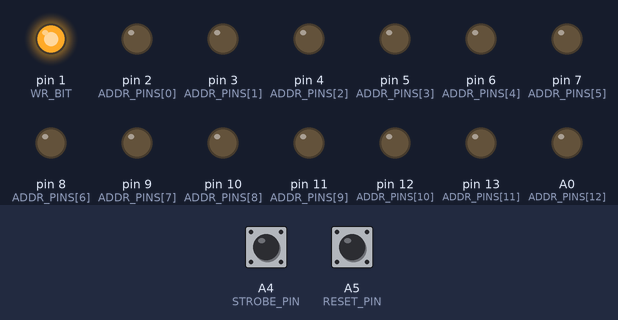
Recording of a sketch running on a simulated Arduino Nano, built with avr-gcc and run on an emulated ATmega328P. Parts: output pins drawn as LEDs (lit = HIGH). Dashed ring = blinking. The inputs (shaded band) are chosen by the test bench; at power-on: A4 (STROBE_PIN) LOW, A5 (RESET_PIN) LOW.

Above: at 1.2 s.
1.3 s: A4 (STROBE_PIN) driven HIGH
At 1.9 s:
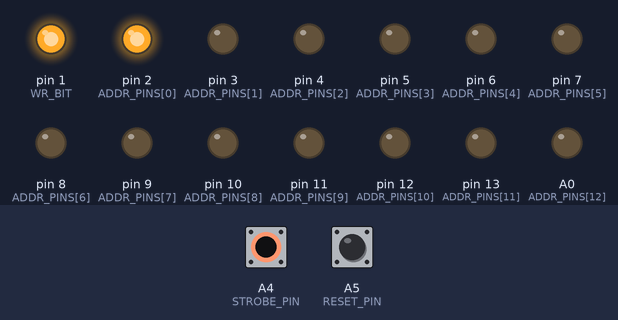
2.8 s: A5 (RESET_PIN) pulled HIGH for 0.15 s
At 3.1 s:
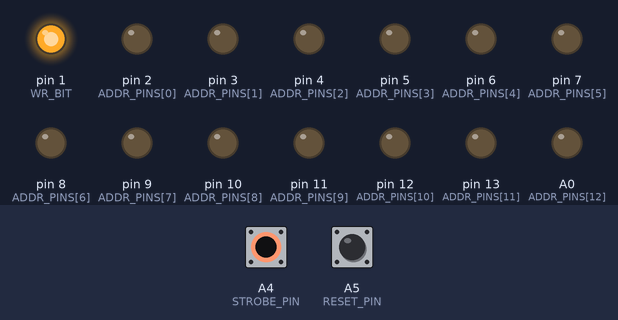
4.4 s: A4 (STROBE_PIN) pulsed LOW 5 times (0.12 s each, 0.3 s apart)
At 6.0 s:
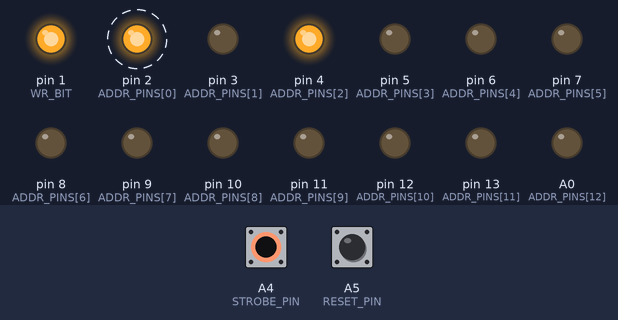
7.4 s: A5 (RESET_PIN) pulled HIGH for 1 s
At 7.8 s:
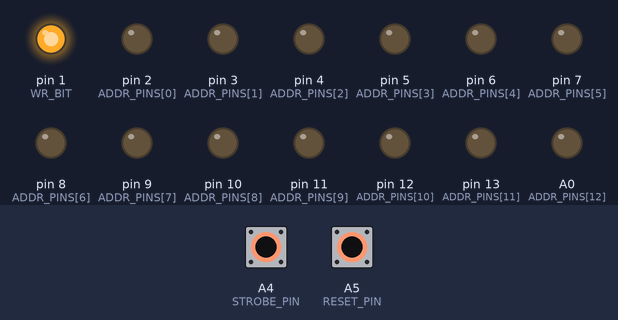
Timing chart, 0 to 10.4 s (numbered marks = the images above; inputs shaded):
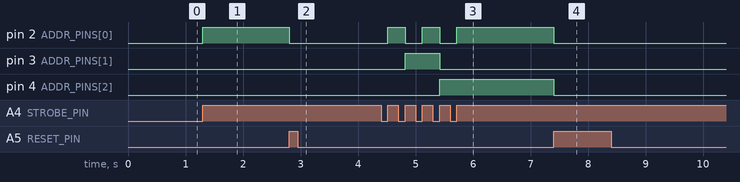

The sketch:

nano1_addr_low.ino
```cpp
// Nano-1: cart A0-A15 アドレス生成 ＋ /WR パルス出力
// STROBE(A4) の立ち上がりで16bitカウンタを+1し、A0-A15の16本に出力する。
// RESET(A5) の立ち上がりでカウンタを0に戻す。
//
// ポーリングでは取りこぼすのでピン変化割り込みを使う。
// ピン変化割り込みならエッジをハードウェアがラッチするので、
// 割り込みが少し遅れてもパルスを見逃さない。
//
// ■ ピン割り当てとポートの対応
//   A0-A5   -> D2-D7   = PORTD bit2-7
//   A6-A11  -> D8-D13  = PORTB bit0-5
//   A12-A15 -> A0-A3   = PORTC bit0-3
//   STROBE  -> A4      = PINC bit4 (PCINT12)
//   RESET   -> A5      = PINC bit5 (PCINT13)
//   **/WR   -> D1(PD1) = カート54番**        ← 2026-09-02 追加
//
// ■ なぜ D1 なのか
// Nano-1にはUSBを繋いでいないので D0/D1 が空いている。
// /WR はクロックではなく「書き込みの瞬間に1回LOWにする」だけの信号なので、
// タイマー出力を持たない PD1 でも足りる（PHI2はここでは作れない）。
//
// ■ 書き込み時の設定
//   Nano-1 は **atmega328old**（旧ブートローダ/57600bps）。2026-09-02 実測。
//   参考: Nano-2 は atmega328（新ブートローダ）、Nano-3 は atmega328old。
//     arduino-cli upload -p COM21 --fqbn arduino:avr:nano:cpu=atmega328old nano1_addr_low
//
// ■ **カセットを外してから書き込むこと**
// USBを挿すとブートローダがTXを喋る。/WR が繋がったままだと、そのビット列が
// そのまま書き込みパルスになる。**セーブデータが飛ぶ。** ソフトでは防げない。
//
// ■ 起動時にグリッチを出さない順序
//   PORTD |= _BV(PD1);   まず内蔵プルアップ。この時点で入力のまま弱くHIGH
//   DDRD  |= _BV(PD1);   それから出力。HIGHのまま切り替わる
// 逆順にすると、出力になった瞬間に一度LOWが出る。外付け抵抗の代わりになる。
//
// ■ 書き込みの指示をどう受けるか
// Nano-1はPCと通信できない。知っているのはSTROBEとRESETのパルスだけである。
// そこで**RESETのパルス幅**で意味を分ける。
//
//   **STROBE** の立ち上がり → 従来どおり addr++。その直後、STROBEがHIGHのままかを
//   ISR内で数え、長ければ /WR を1パルス出す。**アドレスは既に目的値になっている。**
//   RESETは従来どおり（手を入れない）。
//
//   書き込み手順:
//     RESET（短く）           addr = 0
//     STROBE × (A-1) 回（短く） addr = A-1
//     データバスに値を出す
//     STROBE × 1 回（長く）    addr = A になり、その状態で /WR が出る
//
//   **RESETの幅で判定する案は使えなかった。** リセット直後はアドレスが必ず0で、
//   アドレス0にしか書けない仕組みになる。
//
// 通常運用のRESETは digitalWrite の直後に戻すので数マイクロ秒しかない。
// 長いパルスは現れないので、取り違えない。
//
// ■ **一度ここで読み出しを壊した（2026-09-02）**
// 最初は「立ち上がりでは何もせず、立ち下がりで幅を見てリセットか/WRかを決める」
// 設計にした。アドレスを保ったまま書き込めるので綺麗だと思ったが、
// **リセットの実行が立ち下がりまで遅れる**ため、Nano-2がRESETを戻す前に
// STROBEを打つとアドレスがずれた。マリオRPGで **0/6**（変更前は10/20）。
//
// **既存の読み出しを壊さないことを最優先にする。**
// リセットは従来どおり立ち上がりで即実行し、/WR は立ち下がりで追加で出す。
// その結果 /WR パルスの前にカウンタは0になるので、
// **書き込み側はアドレスを毎回設定し直すこと。**

const uint8_t ADDR_PINS[16] = {2, 3, 4, 5, 6, 7, 8, 9, 10, 11, 12, 13, A0, A1, A2, A3};
const uint8_t STROBE_PIN = A4;
const uint8_t RESET_PIN = A5;

#define STROBE_BIT _BV(PC4)
#define RESET_BIT  _BV(PC5)
#define WR_BIT     _BV(PD1)      // カート54番 /WR

// これ以上RESETがHIGHなら「書き込み指示」とみなす。
// 通常のRESETパルスは数us。50usなら誤認しない。
// ISR内でSTROBEのHIGH保持を数える回数。1周は数命令。
//   160回 ≒ 50us  … これ以上なら「書き込み指示」
//   640回 ≒ 200us … 上限。異常に長い場合に抜けるため
const uint16_t WR_COUNT_MIN = 160;
const uint16_t WR_COUNT_MAX = 640;
// /WR をLOWに保つ幅は pulseWr() のNOP数で決める（約4us）。
// SRAMの書き込みパルスは普通100ns未満で足りるが、経路にNanoが挟まるので余裕を取る。

volatile uint16_t addr = 0;

// 16bitシフト(v>>6, v>>12)はAVRだと重いので、上位/下位バイトに分けて8bit演算だけで組む。
static inline void writeAddr(uint16_t v) {
  const uint8_t lo = (uint8_t)v;
  const uint8_t hi = (uint8_t)(v >> 8);
  // PORTD bit0,1 は RX/TX、PORTB bit6,7 は水晶、PORTC bit4,5 は入力なので保存する
  // **bit1 は /WR なので絶対に壊さない。** マスクは 0x03 のままでよい。
  PORTD = (PORTD & 0x03) | (uint8_t)(lo << 2);                        // A0-A5
  PORTB = (PORTB & 0xC0) | (uint8_t)((lo >> 6) | ((hi & 0x0F) << 2)); // A6-A11
  PORTC = (PORTC & 0xF0) | (uint8_t)(hi >> 4);                        // A12-A15
}

// /WR を1回だけLOWにする。定数ビットへの |= / &= は sbi/cbi 1命令になるので
// リードモディファイライトの隙間が生まれない（Nano-3で踏んだ地雷への対策）。
static inline void pulseWr() {
  PORTD &= (uint8_t)~WR_BIT;
  // _delay_us は定数でないと展開されないので、NOPを数えて確実に幅を作る。
  // 16MHz = 1命令 62.5ns。64回で約4us。
  for (uint8_t i = 0; i < 64; i++) __asm__ __volatile__("nop");
  PORTD |= WR_BIT;
}

// PCINT1 は PORTC の変化でまとめて呼ばれる。立ち上がりと立ち下がりの両方を見る。
ISR(PCINT1_vect) {
  static uint8_t last = 0;
  const uint8_t now = PINC & (STROBE_BIT | RESET_BIT);
  const uint8_t rose = (uint8_t)(now & ~last);
  last = now;

  if (rose & RESET_BIT) {
    // リセットは従来どおり。**ここには一切手を入れない。**
    addr = 0;
    writeAddr(0);
  } else if (rose & STROBE_BIT) {
    writeAddr(++addr);
    // アドレスを更新した「あと」に、STROBEがHIGHのままかを数える。
    // 長ければ書き込み指示。**このときアドレスは既に目的値になっている。**
    // RESET幅で判定する案は、リセット直後なのでアドレスが必ず0になり使えなかった。
    uint16_t n = 0;
    while ((PINC & STROBE_BIT) && n < WR_COUNT_MAX) n++;
    if (n >= WR_COUNT_MIN) pulseWr();
  }
}

void setup() {
  // **/WR を最優先で安全側に倒す。** 順序を変えないこと。
  PORTD |= WR_BIT;                      // 内蔵プルアップ（まだ入力）
  DDRD  |= WR_BIT;                      // 出力へ。HIGHのまま切り替わる

  for (uint8_t i = 0; i < 16; i++) pinMode(ADDR_PINS[i], OUTPUT);
  pinMode(STROBE_PIN, INPUT);
  pinMode(RESET_PIN, INPUT);
  writeAddr(0);

  // millis()用のタイマ割り込みはISRの応答を遅らせるだけなので止める（delay/millis不使用）
  //
  // **ここを一度外して読み出しを壊した（2026-09-02）。**
  // RESETの幅を測るのに micros() を使いたくて TIMSK0=0 を消したところ、
  // マリオRPGが 0/6 になった（元は10/20）。
  // 「ISR内では割り込み禁止だから競合しない」と考えたのは誤りで、
  // **問題はISRの中ではなくISRが始まるまでの遅延**である。
  // Timer0のISRが実行中にSTROBEが来ると、その処理が終わるまでアドレス更新が待たされる。
  // 元のコメントは正しかった。理由を誤解して外した。
  TIMSK0 = 0;

  // PORTC のピン変化割り込みを A4/A5 だけ有効にする
  PCICR |= _BV(PCIE1);
  PCMSK1 = STROBE_BIT | RESET_BIT;
  sei();
}

void loop() {
  // 何もしない。すべて割り込みで処理する。
}
```

Measured:
- after the input at 1.3 s, pin 2 (ADDR_PINS[0]): LOW → HIGH at once
- after the input at 2.8 s, pin 2 (ADDR_PINS[0]): HIGH → LOW at once
- after the input at 4.4 s, pin 2 (ADDR_PINS[0]): alternates HIGH for 0.30 s and LOW for 0.30 s, 5 changes in all, then stays HIGH, starting after 0.12 s; pin 3 (ADDR_PINS[1]): LOW → HIGH after 0.42 s, → LOW 0.60 s later; pin 4 (ADDR_PINS[2]): LOW → HIGH after 1.0 s
- after the input at 7.4 s, pin 2 (ADDR_PINS[0]), pin 4 (ADDR_PINS[2]): HIGH → LOW at once
